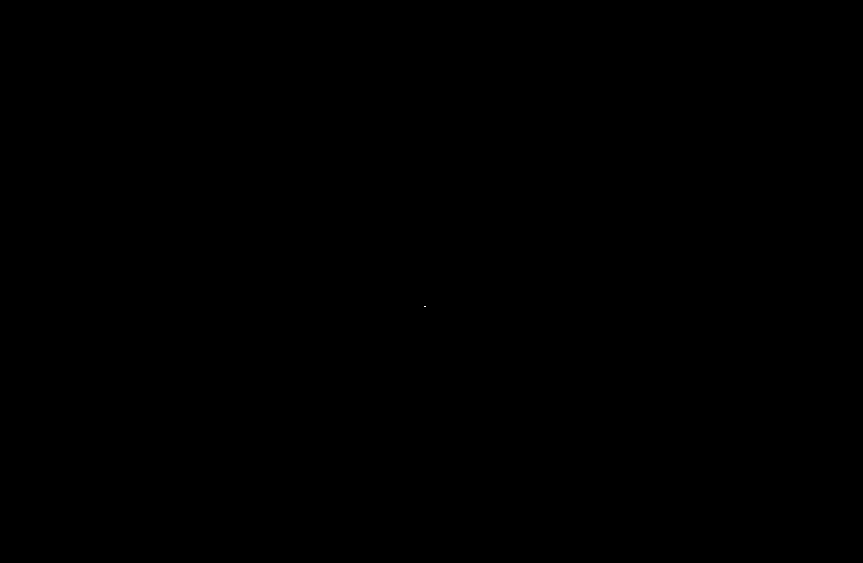
#> input picture Structure factor/EuMnSb2_untwined2.tif, 863 x 563 px, found by its file name
$ python script_test.py
#> lines starting #> are read from the running program, lines starting #| are printed output that depends on the picture; after the words box and inside, x2 and y2 are one past the last pixel; in counts of white or black regions, pixels touching at a corner belong together
import numpy as np
import matplotlib
import matplotlib.pyplot as plt
from scipy import optimize
from mpl_toolkits import mplot3d
# detect blob
import skimage
from skimage import data
from skimage.feature import blob_dog, blob_log, blob_doh
# from skimage.color import rgb2gray

# detect circle edges
from skimage import data, color
from skimage.transform import hough_circle, hough_circle_peaks
from skimage.feature import canny
from skimage.draw import circle_perimeter
from skimage.util import img_as_ubyte
from skimage.transform import hough_ellipse
from skimage.draw import ellipse_perimeter

import matplotlib.pyplot as plt

from skimage import data, color, img_as_ubyte
from skimage.feature import canny
# read params
# return a, b, c
'''
class crystal:
    def __init__(self, sym, cell_len_a, cell_len_b, cell_len_c, cell_angle_alpha, cell_angle_beta, cell_angle_gamma):
        # define the symmetry and parameters of the crystal
        # e.g. sym = pnma, cell_len_a = 22.567
        self.sym = sym
        self.cell_len_a = cell_len_a
        self.cell_len_b = cell_len_b
        self.cell_len_c = cell_len_c
        self.alpha = cell_angle_alpha
        self.beta = cell_angle_beta
        self.gamma = cell_angle_gamma
        self.location = [[0, 0, 0], [0.5,   0.5,  0.5]]
        self.locationtotal = [[[0.00000 ,   0.00000 ,   0.00000], [0.00000,    0.50000  ,  0.50000 ], [0.50000  ,  0.00000,    0.50000], [0.50000,    0.50000  ,  0.00000]], [[0.50000,    0.00000 ,   0.00000], [0.5, 0.5, 0.5], [0, 0, 0.5], [0, 0.5, 0]]]

        self.location = [[0.38637, 0.25000 , 0.76977 ], [0.24970  ,  0.25000   , 0.27005],
                         [0.17468  ,  0.25000 ,   0.77005], [0.49905 ,   0.25000 ,   0.27819]]

        self.locationtotal = [[[0.38637, 0.25, 0.76977], [0.11363000000000001, 0.75, 1.2697699999999998], [0.88637, 0.25, -0.26976999999999995], [-0.38637, -0.25, -0.76977]],
                              [[0.2497, 0.25, 0.27005], [0.25029999999999997, 0.75, 0.77005], [0.7497, 0.25, 0.22995], [-0.2497, 0.75, -0.27005]],
                                [[0.17468, 0.25, 0.77005], [0.67468, 0.25, -0.27005], [-0.17468, -0.25, -0.77005], [0.32532, 0.75, 1.27005]],
                                [[0.49905, 0.25, 0.27819], [0.0009500000000000064, 0.75, 0.7781899999999999], [0.99905, 0.25, 0.22181], [-0.49905, -0.25, -0.27819]]
        ]


        self.Eu_a = [24.5148, 14.8058, 13.0799, 2.72477]
        self.Eu_b = [2.57255, 0.3493, 15.1280, 146.103]
        self.Eu_c = [7.85731]
        self.Eu1 = [self.Eu_a, self.Eu_b, self.Eu_c]

        self.Eu_a2 = [17.186195, 37.156838,  13.103387 ,  2.707246 , 24.419271]
        self.Eu_b2 = [ 0.261678,  0.001995 , 14.787360, 134.816293 ,  2.581883]
        self.Eu_c2 = [-31.586687]
        self.Eu2 = [self.Eu_a2, self.Eu_b2, self.Eu_c2]

        self.Mn_a = [24.5148, 14.8058, 13.0799, 2.72477]
        self.Mn_b = [2.57255, 0.3493, 15.1280, 146.103]
        self.Mn_c = 7.85731
        self.Mn_a2 = [11.709542 , 1.733414 ,  2.673141,   2.023368,   7.003180]
        self.Mn_b2 = [5.597120,   0.017800,  21.788419 , 89.517915,   0.383054]
        self.Mn_c2 = [-3.750000]
        self.Mn2 = [self.Mn_a2, self.Mn_b2, self.Mn_c2]

        self.Sb_a = [24.5148, 14.8058, 13.0799, 2.72477]
        self.Sb_b = [2.57255, 0.3493, 15.1280, 146.103]
        self.Sb_c = 7.85731
        self.Sb_a2 = [5.394956 , 6.549570,  19.650681,  1.827820 , 17.867833]
        self.Sb_b2 = [33.326523 ,  0.030974,   5.564929,  87.130965,   0.523992]
        self.Sb_c2 = [-0.290506]
        self.Sb2 = [self.Sb_a2, self.Sb_b2, self.Sb_c2]

        self.Cu_a2 = [14.014192 ,  4.784577 ,  5.056806 ,  1.457971,   6.932996]
        self.Cu_b2 = [3.738280 ,  0.003744,  13.034982,  72.554793,   0.265666]
        self.Cu_c2 = [ -3.254477]
        self.Cu2 = [self.Cu_a2, self.Cu_b2, self.Cu_c2]

        self.Pd_a2 = [6.121511,   4.784063 , 16.631683 ,  4.318258,  13.246773]
        self.Pd_b2 = [0.062549 ,  0.784031  , 8.751391 , 34.489983  , 0.784031]
        self.Pd_c2 = [ 0.883099]
        self.Pd2 = [self.Pd_a2, self.Pd_b2, self.Pd_c2]

        self.Cs_a2 = [17.418675,   8.314444 , 10.323193  , 1.383834 , 19.876252]
        self.Cs_b2 = [0.399828,   0.016872,  25.605828, 233.339674 ,  3.826915]
        self.Cs_c2 = [-2.322802]
        self.Cs2 = [self.Cs_a2, self.Cs_b2, self.Cs_c2]

        self.Cl_a2 = [1.446071,   6.870609,  6.151801,   1.750347,   0.634168]
        self.Cl_b2 = [0.052357,   1.193165,  18.343416 , 46.398394  , 0.401005]
        self.Cl_c2 = [0.146773]
        self.Cl2 = [self.Cl_a2, self.Cl_b2, self.Cl_c2]


# calculate the distance between planes
    def distance(self, h, k, l):
        a_recip = 2*np.pi/ self.cell_len_a
        b_recip = 2*np.pi/ self.cell_len_b
        c_recip = 2*np.pi/ self.cell_len_c
        distance = 2*np.pi /(np.sqrt((h * a_recip)* (h * a_recip) + (k * b_recip) * (k * b_recip) + (l * c_recip)* (l * c_recip)))
        return distance

# calculate the brag diffraction angle
    def bragangle(self, wavelength, h, k, l):
        d = self.distance(h, k, l)
        print("distance", d)
        theta = np.arcsin(wavelength/(2*d))
        angle = 2 * theta / (2 * np.pi) * 360
        return angle

    def scat_fac_f0(self, wavelength, element, h, k, l):
        get_ele = eval("self." + element)
        ele_a = get_ele[0]
        ele_b = get_ele[1]
        ele_c = get_ele[2]
        iter = len(get_ele[1])
        theta = self.bragangle(wavelength,h, k, l)
        s = np.sin(theta)/wavelength
        i = 0
        scat_fac = 0
        while i < iter:
            sum = ele_a[i] * np.exp(0 - ele_b[i] * s * s)
            scat_fac = scat_fac + sum
            # print("in the loop", scat_fac)
            i +=1
        scat_fac = scat_fac + ele_c[0]
        return scat_fac


    def structure_fac(self, wavelength, element, h, k, l):
        # element is a list containing all elements of this material
        # element = ['Eu2', 'Mn', 'Sb'  'Sb']
        iter = len(self.locationtotal[1])
        f = []
        S = 0

        for i in range(len(self.locationtotal)):
            ele = element[i]
            f.append(self.scat_fac_f0(wavelength, ele, h, k, l))
        print(f)

        f = [-11.3+ 7.55621E+00j + f[0],  -11.3+  6.67527E-01j + f[1]]
        print(f)
        for m in range(len(self.locationtotal)):
            print(m)
            for i in range(len(self.locationtotal[m])):
                print(i)
                sum = f[m] * np.exp( 1j * 2 * np.pi * (h * self.locationtotal[m][i][0] +
                                                       k * self.locationtotal[m][i][1] +
                                                       l * self.locationtotal[m][i][2]))
                print("location", self.locationtotal[m][i])
                print('sum', sum)
                print('f', f[m])
                S = S + sum
                print(S)
        return S


c= crystal("pm", 7.06201,  7.06201, 7.06201, 90, 90, 90)
print(c.distance(0, 0, 2))
# print(c.pnma()[3])
print(c.structure_fac(1.5, ['Cs2', 'Cl2'], 2, 8, 2))

# b = crystal("pnma", 2.98800, 2.98800, 2.98800, 90, 90, 90)
# # print(b.distance(1, 0, 0))
# print(b.structure_fac(1.5, ['Cu2', 'Pd2'], 1, 1, 1))

'''

# input TIFF files
I = plt.imread('/Users/vivian/Desktop/Research Intern Oxford/Code/Structure factor/EuMnSb2_untwined2.tif')
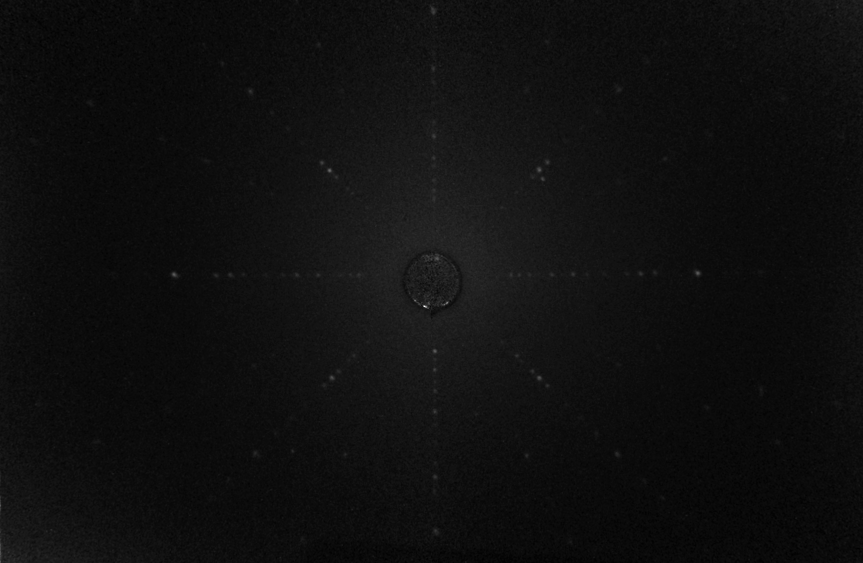
#> I: shape (563, 863) uint16; min 100, max 321, mean 113.7; drawn with min black and max white
Iarray = np.array(I)
print(Iarray.shape)
#| (563, 863)
Iarray_log = np.log(Iarray)
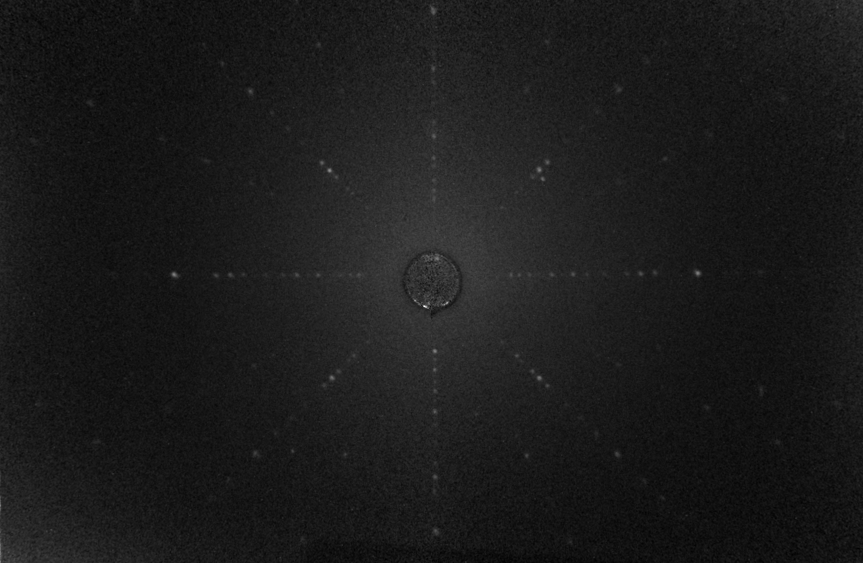
#> Iarray_log: shape (563, 863) float32; min 4.61, max 5.77, mean 4.73; drawn with min black and max white

Iarray_inverse = (Iarray)
Iarray_inverse_crop = Iarray_inverse[240:350, 400:500]
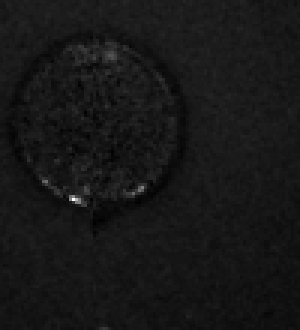
#> Iarray_inverse_crop: shape (110, 100) uint16 (shown 3 times larger); min 107, max 321, mean 126.7; drawn with min black and max white
image_rgb  = Iarray_inverse_crop
image_gray = Iarray_inverse_crop
# Iarray_inverse_crop = Iarray_inverse_crop/Iarray_inverse_crop.max()
ave_circ = sum(sum(Iarray_inverse_crop))/(Iarray_inverse_crop.shape[0] * Iarray_inverse_crop.shape[1])
#> ave_circ = 126.7

# Iarray_inverse_crop[np.where((Iarray_inverse_crop > ave_circ))] = 1
Iarray_inverse_crop[np.where((Iarray_inverse_crop <= ave_circ))] = 0.2
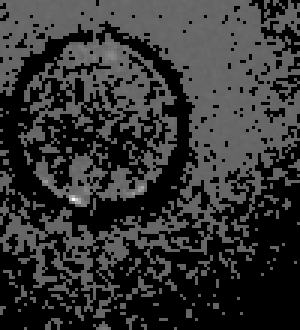
#> Iarray_inverse_crop: shape (110, 100) uint16 (shown 3 times larger); min 0, max 321, mean 64.5; drawn with min black and max white

# center of the detector edeg
edges = canny(Iarray, sigma=1, low_threshold=0, high_threshold=133)
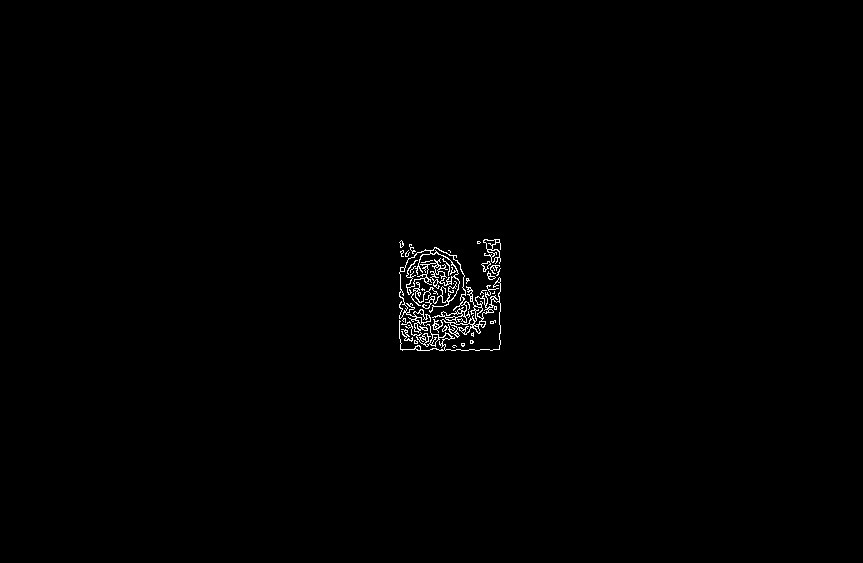
#> edges: shape (563, 863) bool; 0.62% white in thin lines or dots, all inside (x1, y1, x2, y2) = (399, 239, 501, 351)
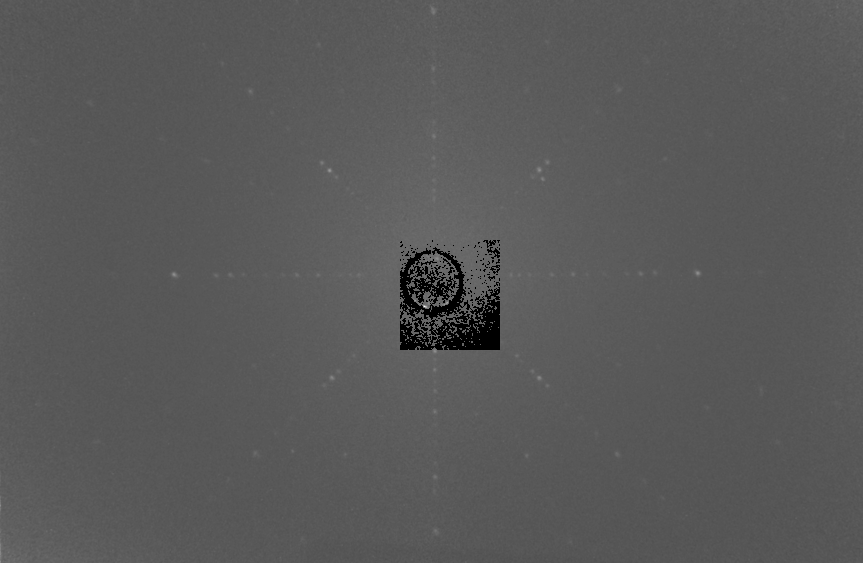
#> Iarray: shape (563, 863) uint16; 1.14% of pixels changed, all inside (x1, y1, x2, y2) = (400, 240, 500, 350); drawn with min black and max white

result = hough_ellipse(edges, accuracy=20, threshold=250, min_size=100, max_size=120)
result.sort(order='accumulator')

# Estimated parameters for the ellipse
#> (the run stopped early here; a loop or call above may not have finished)
